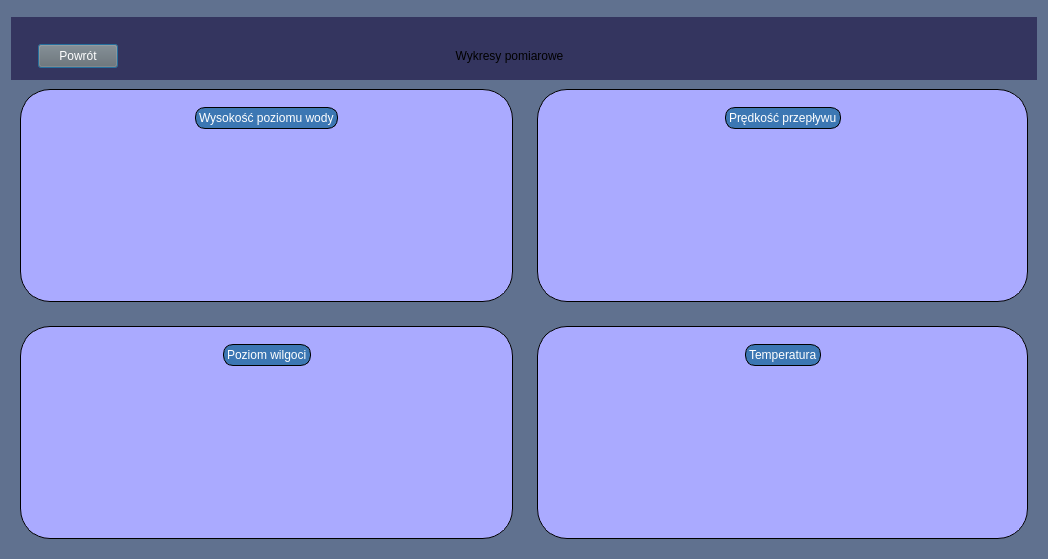
<?xml version="1.0" encoding="UTF-8"?>
<ui version="4.0">
 <class>Second_Dialog</class>
 <widget class="QDialog" name="Second_Dialog">
  <property name="geometry">
   <rect>
    <x>0</x>
    <y>0</y>
    <width>1048</width>
    <height>559</height>
   </rect>
  </property>
  <property name="minimumSize">
   <size>
    <width>1048</width>
    <height>559</height>
   </size>
  </property>
  <property name="windowTitle">
   <string>Dialog</string>
  </property>
  <property name="styleSheet">
   <string notr="true">background-color: rgb(96, 113, 143);</string>
  </property>
  <layout class="QGridLayout" name="gridLayout_38">
   <item row="1" column="0">
    <layout class="QGridLayout" name="gridLayout_33">
     <item row="0" column="0">
      <widget class="QWidget" name="okien_1" native="true">
       <layout class="QGridLayout" name="gridLayout_37">
        <item row="0" column="0">
         <widget class="QWidget" name="okien_11" native="true">
          <property name="minimumSize">
           <size>
            <width>491</width>
            <height>211</height>
           </size>
          </property>
          <property name="styleSheet">
           <string notr="true">QWidget#okien_11{
    background-color: rgb(170, 170, 255);
	border: 1px solid black;
    border-radius: 30px;
}</string>
          </property>
          <layout class="QGridLayout" name="gridLayout_41">
           <item row="0" column="0">
            <widget class="QWidget" name="widget" native="true">
             <property name="minimumSize">
              <size>
               <width>475</width>
               <height>40</height>
              </size>
             </property>
             <property name="maximumSize">
              <size>
               <width>16777215</width>
               <height>40</height>
              </size>
             </property>
             <property name="styleSheet">
              <string notr="true">    background-color: rgb(170, 170, 255);</string>
             </property>
             <layout class="QHBoxLayout" name="horizontalLayout_11">
              <item>
               <spacer name="horizontalSpacer_22">
                <property name="orientation">
                 <enum>Qt::Horizontal</enum>
                </property>
                <property name="sizeHint" stdset="0">
                 <size>
                  <width>40</width>
                  <height>20</height>
                 </size>
                </property>
               </spacer>
              </item>
              <item>
               <widget class="QLabel" name="nazwa_okna11">
                <property name="styleSheet">
                 <string notr="true">QLabel#nazwa_okna11{
	color: rgb(255, 255, 255);
	background-color: rgb(60, 119, 179);
	border: 1px solid black;
    border-radius: 10px;
}</string>
                </property>
                <property name="text">
                 <string>Wysokość poziomu wody</string>
                </property>
               </widget>
              </item>
              <item>
               <spacer name="horizontalSpacer_21">
                <property name="orientation">
                 <enum>Qt::Horizontal</enum>
                </property>
                <property name="sizeHint" stdset="0">
                 <size>
                  <width>40</width>
                  <height>20</height>
                 </size>
                </property>
               </spacer>
              </item>
             </layout>
            </widget>
           </item>
           <item row="1" column="0">
            <widget class="QCustomPlot" name="woda_wykres" native="true">
             <property name="styleSheet">
              <string notr="true">background-color: rgb(170, 170, 255);</string>
             </property>
            </widget>
           </item>
          </layout>
         </widget>
        </item>
       </layout>
      </widget>
     </item>
     <item row="1" column="1">
      <widget class="QWidget" name="okien_4" native="true">
       <layout class="QGridLayout" name="gridLayout_34">
        <item row="0" column="0">
         <widget class="QWidget" name="okien_44" native="true">
          <property name="minimumSize">
           <size>
            <width>491</width>
            <height>211</height>
           </size>
          </property>
          <property name="styleSheet">
           <string notr="true">QWidget#okien_44{
    background-color: rgb(170, 170, 255);
	border: 1px solid black;
    border-radius: 30px;
}</string>
          </property>
          <layout class="QGridLayout" name="gridLayout_40">
           <item row="0" column="0">
            <widget class="QWidget" name="widget" native="true">
             <property name="maximumSize">
              <size>
               <width>16777215</width>
               <height>40</height>
              </size>
             </property>
             <property name="styleSheet">
              <string notr="true">    background-color: rgb(170, 170, 255);</string>
             </property>
             <layout class="QHBoxLayout" name="horizontalLayout_2">
              <item>
               <spacer name="horizontalSpacer_20">
                <property name="orientation">
                 <enum>Qt::Horizontal</enum>
                </property>
                <property name="sizeHint" stdset="0">
                 <size>
                  <width>40</width>
                  <height>20</height>
                 </size>
                </property>
               </spacer>
              </item>
              <item>
               <widget class="QLabel" name="nazwa_okna44">
                <property name="styleSheet">
                 <string notr="true">QLabel#nazwa_okna44{
	color: rgb(255, 255, 255);
	background-color: rgb(60, 119, 179);
	border: 1px solid black;
    border-radius: 10px;
}</string>
                </property>
                <property name="text">
                 <string>Temperatura</string>
                </property>
               </widget>
              </item>
              <item>
               <spacer name="horizontalSpacer_19">
                <property name="orientation">
                 <enum>Qt::Horizontal</enum>
                </property>
                <property name="sizeHint" stdset="0">
                 <size>
                  <width>40</width>
                  <height>20</height>
                 </size>
                </property>
               </spacer>
              </item>
             </layout>
            </widget>
           </item>
           <item row="1" column="0">
            <widget class="QCustomPlot" name="temperatura_wykres" native="true">
             <property name="styleSheet">
              <string notr="true">background-color: rgb(170, 170, 255);</string>
             </property>
            </widget>
           </item>
          </layout>
         </widget>
        </item>
       </layout>
      </widget>
     </item>
     <item row="0" column="1">
      <widget class="QWidget" name="okien_2" native="true">
       <layout class="QGridLayout" name="gridLayout_36">
        <item row="0" column="0">
         <widget class="QWidget" name="okien_22" native="true">
          <property name="minimumSize">
           <size>
            <width>491</width>
            <height>211</height>
           </size>
          </property>
          <property name="styleSheet">
           <string notr="true">QWidget#okien_22{
    background-color: rgb(170, 170, 255);
	border: 1px solid black;
    border-radius: 30px;
}</string>
          </property>
          <layout class="QGridLayout" name="gridLayout_42">
           <item row="0" column="0">
            <widget class="QWidget" name="widget" native="true">
             <property name="maximumSize">
              <size>
               <width>16777215</width>
               <height>40</height>
              </size>
             </property>
             <property name="styleSheet">
              <string notr="true">    background-color: rgb(170, 170, 255);</string>
             </property>
             <layout class="QHBoxLayout" name="horizontalLayout_12">
              <item>
               <spacer name="horizontalSpacer_24">
                <property name="orientation">
                 <enum>Qt::Horizontal</enum>
                </property>
                <property name="sizeHint" stdset="0">
                 <size>
                  <width>40</width>
                  <height>20</height>
                 </size>
                </property>
               </spacer>
              </item>
              <item>
               <widget class="QLabel" name="nazwa_okna22">
                <property name="styleSheet">
                 <string notr="true">QLabel#nazwa_okna22{
	color: rgb(255, 255, 255);
	background-color: rgb(60, 119, 179);
	border: 1px solid black;
    border-radius: 10px;
}</string>
                </property>
                <property name="text">
                 <string>Prędkość przepływu</string>
                </property>
               </widget>
              </item>
              <item>
               <spacer name="horizontalSpacer_23">
                <property name="orientation">
                 <enum>Qt::Horizontal</enum>
                </property>
                <property name="sizeHint" stdset="0">
                 <size>
                  <width>40</width>
                  <height>20</height>
                 </size>
                </property>
               </spacer>
              </item>
             </layout>
            </widget>
           </item>
           <item row="1" column="0">
            <widget class="QCustomPlot" name="przeplyw_wykres" native="true">
             <property name="styleSheet">
              <string notr="true">background-color: rgb(170, 170, 255);</string>
             </property>
            </widget>
           </item>
          </layout>
         </widget>
        </item>
       </layout>
      </widget>
     </item>
     <item row="1" column="0">
      <widget class="QWidget" name="okien_3" native="true">
       <layout class="QGridLayout" name="gridLayout_35">
        <item row="0" column="0">
         <widget class="QWidget" name="okien_33" native="true">
          <property name="minimumSize">
           <size>
            <width>491</width>
            <height>211</height>
           </size>
          </property>
          <property name="styleSheet">
           <string notr="true">QWidget#okien_33{
    background-color: rgb(170, 170, 255);
	border: 1px solid black;
    border-radius: 30px;
}</string>
          </property>
          <layout class="QGridLayout" name="gridLayout_39">
           <item row="0" column="0">
            <widget class="QWidget" name="widget" native="true">
             <property name="minimumSize">
              <size>
               <width>475</width>
               <height>40</height>
              </size>
             </property>
             <property name="maximumSize">
              <size>
               <width>16777215</width>
               <height>40</height>
              </size>
             </property>
             <property name="styleSheet">
              <string notr="true">    background-color: rgb(170, 170, 255);</string>
             </property>
             <layout class="QHBoxLayout" name="horizontalLayout">
              <item>
               <spacer name="horizontalSpacer_2">
                <property name="orientation">
                 <enum>Qt::Horizontal</enum>
                </property>
                <property name="sizeHint" stdset="0">
                 <size>
                  <width>40</width>
                  <height>20</height>
                 </size>
                </property>
               </spacer>
              </item>
              <item>
               <widget class="QLabel" name="nazwa_okna33">
                <property name="styleSheet">
                 <string notr="true">QLabel#nazwa_okna33{
	color: rgb(255, 255, 255);
	background-color: rgb(60, 119, 179);
	border: 1px solid black;
    border-radius: 10px;
}</string>
                </property>
                <property name="text">
                 <string>Poziom wilgoci</string>
                </property>
               </widget>
              </item>
              <item>
               <spacer name="horizontalSpacer">
                <property name="orientation">
                 <enum>Qt::Horizontal</enum>
                </property>
                <property name="sizeHint" stdset="0">
                 <size>
                  <width>40</width>
                  <height>20</height>
                 </size>
                </property>
               </spacer>
              </item>
             </layout>
            </widget>
           </item>
           <item row="1" column="0">
            <widget class="QCustomPlot" name="wilgoc_wykres" native="true">
             <property name="styleSheet">
              <string notr="true">background-color: rgb(170, 170, 255);</string>
             </property>
            </widget>
           </item>
          </layout>
         </widget>
        </item>
       </layout>
      </widget>
     </item>
    </layout>
   </item>
   <item row="0" column="0">
    <widget class="QWidget" name="widget" native="true">
     <property name="minimumSize">
      <size>
       <width>811</width>
       <height>63</height>
      </size>
     </property>
     <property name="maximumSize">
      <size>
       <width>16777215</width>
       <height>51</height>
      </size>
     </property>
     <property name="styleSheet">
      <string notr="true">background-color: rgb(52, 53, 95);</string>
     </property>
     <layout class="QGridLayout" name="gridLayout">
      <item row="0" column="0">
       <widget class="QWidget" name="widget" native="true">
        <layout class="QGridLayout" name="gridLayout_2">
         <item row="0" column="0">
          <widget class="QWidget" name="widget" native="true">
           <property name="minimumSize">
            <size>
             <width>1011</width>
             <height>33</height>
            </size>
           </property>
           <layout class="QHBoxLayout" name="horizontalLayout_3">
            <item>
             <widget class="QPushButton" name="pushButton_powrot">
              <property name="minimumSize">
               <size>
                <width>80</width>
                <height>24</height>
               </size>
              </property>
              <property name="styleSheet">
               <string notr="true">QPushButton#pushButton_powrot{
	border -radius: 3px;
	background: rgb(109, 109, 109);
	color: rgb(255, 255, 255)
}

QPushButton#pushButton_powrot:hover{
	background-color: rgb(47, 47, 47);
	color: rgb(255, 255, 255)
}

QPushButton#pushButton_powrot:pressed{
	background-color: rgb(0, 0, 0);
	color: rgb(255, 255, 255)
}
</string>
              </property>
              <property name="text">
               <string>Powrót</string>
              </property>
             </widget>
            </item>
            <item>
             <spacer name="horizontalSpacer_4">
              <property name="orientation">
               <enum>Qt::Horizontal</enum>
              </property>
              <property name="sizeHint" stdset="0">
               <size>
                <width>40</width>
                <height>20</height>
               </size>
              </property>
             </spacer>
            </item>
            <item>
             <widget class="QLabel" name="nazwa_okna00">
              <property name="minimumSize">
               <size>
                <width>151</width>
                <height>25</height>
               </size>
              </property>
              <property name="maximumSize">
               <size>
                <width>151</width>
                <height>31</height>
               </size>
              </property>
              <property name="styleSheet">
               <string notr="true">QLabel#nazwa_okna00{
	color: rgb(255, 255, 255);
	background-color: rgb(85, 170, 255);
	border: 1px solid blue;
    border-radius: 2px;
}
font: 9pt &quot;Segoe Print&quot;;</string>
              </property>
              <property name="text">
               <string>&lt;html&gt;&lt;head/&gt;&lt;body&gt;&lt;p align=&quot;center&quot;&gt;Wykresy pomiarowe&lt;/p&gt;&lt;/body&gt;&lt;/html&gt;</string>
              </property>
             </widget>
            </item>
            <item>
             <spacer name="horizontalSpacer_3">
              <property name="orientation">
               <enum>Qt::Horizontal</enum>
              </property>
              <property name="sizeHint" stdset="0">
               <size>
                <width>40</width>
                <height>20</height>
               </size>
              </property>
             </spacer>
            </item>
            <item>
             <widget class="QWidget" name="widget_2" native="true">
              <property name="minimumSize">
               <size>
                <width>131</width>
                <height>31</height>
               </size>
              </property>
             </widget>
            </item>
           </layout>
          </widget>
         </item>
        </layout>
       </widget>
      </item>
     </layout>
    </widget>
   </item>
  </layout>
 </widget>
 <customwidgets>
  <customwidget>
   <class>QCustomPlot</class>
   <extends>QWidget</extends>
   <header>qcustomplot.h</header>
   <container>1</container>
  </customwidget>
 </customwidgets>
 <resources/>
 <connections/>
</ui>
